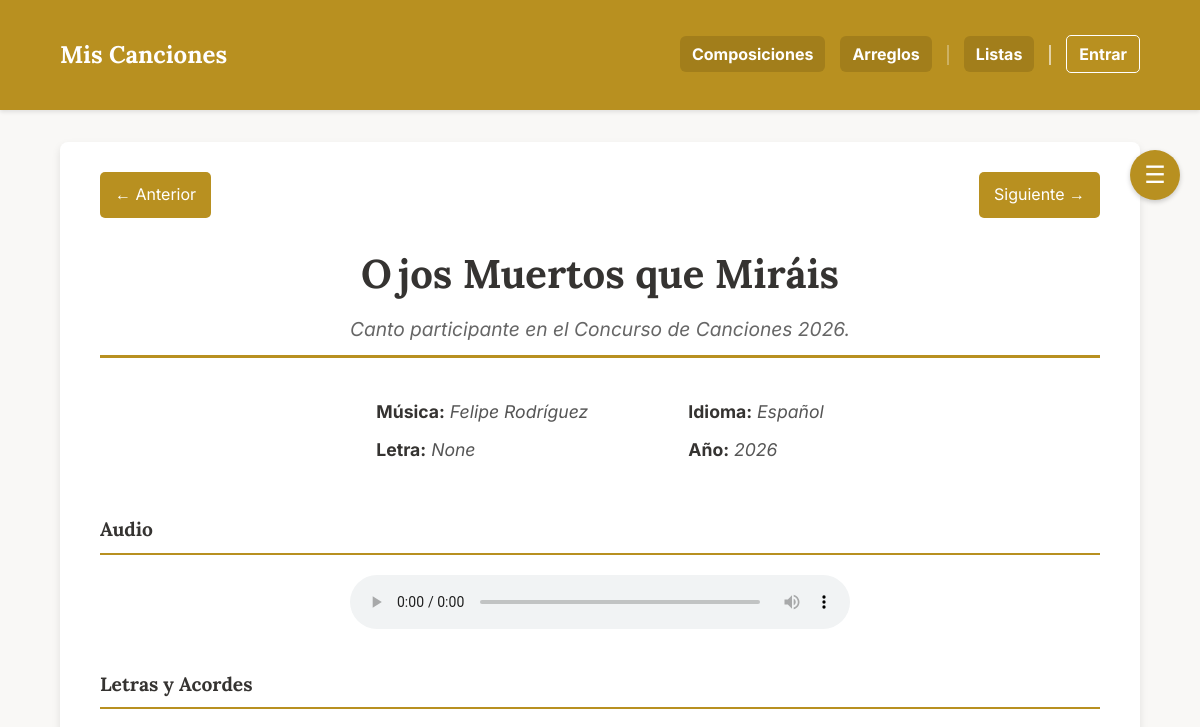
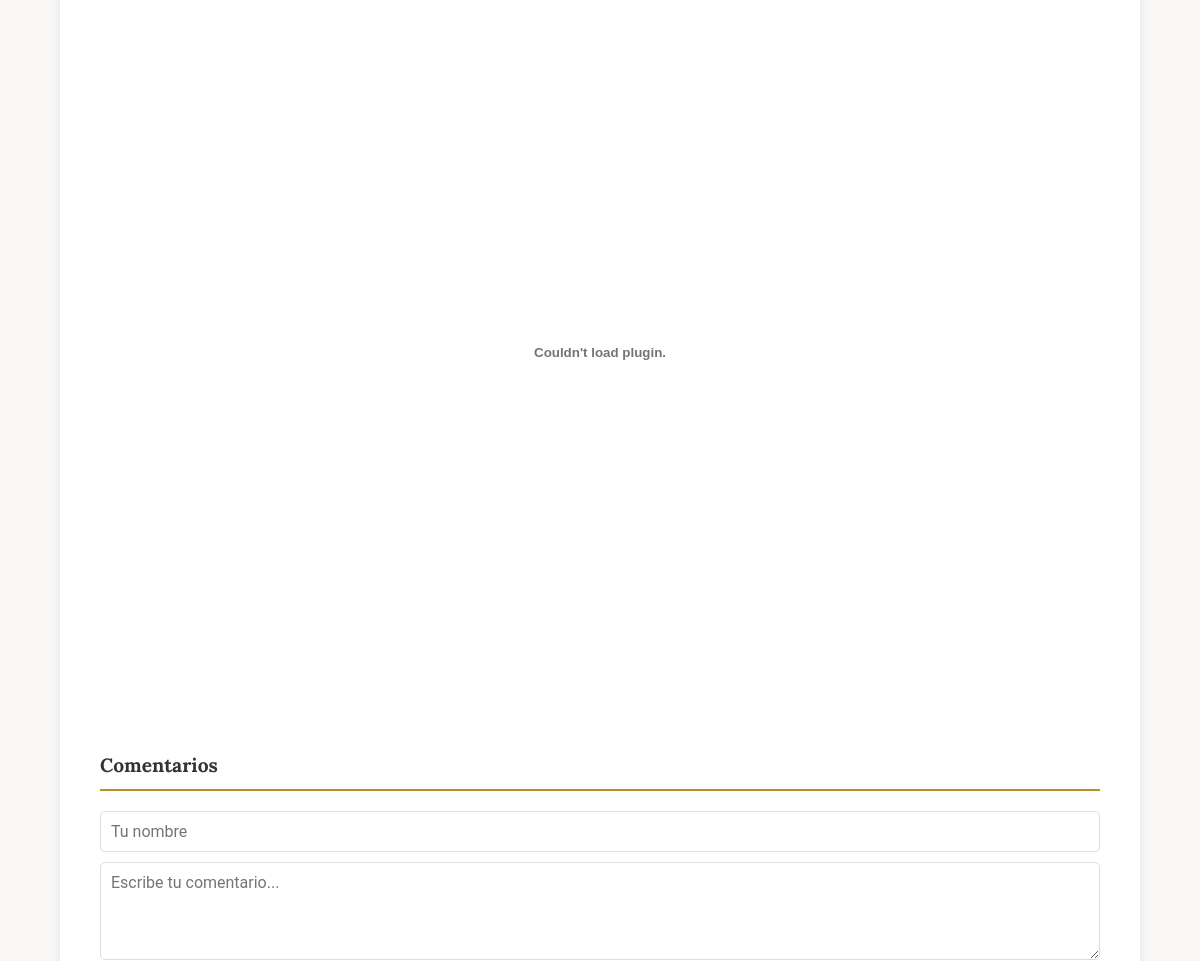
/composicion/38?context=index&tag_name=&search=&sort_by=alfabetico (upper part), run on an earlier commit of the app's database (2 pictures, top to bottom).
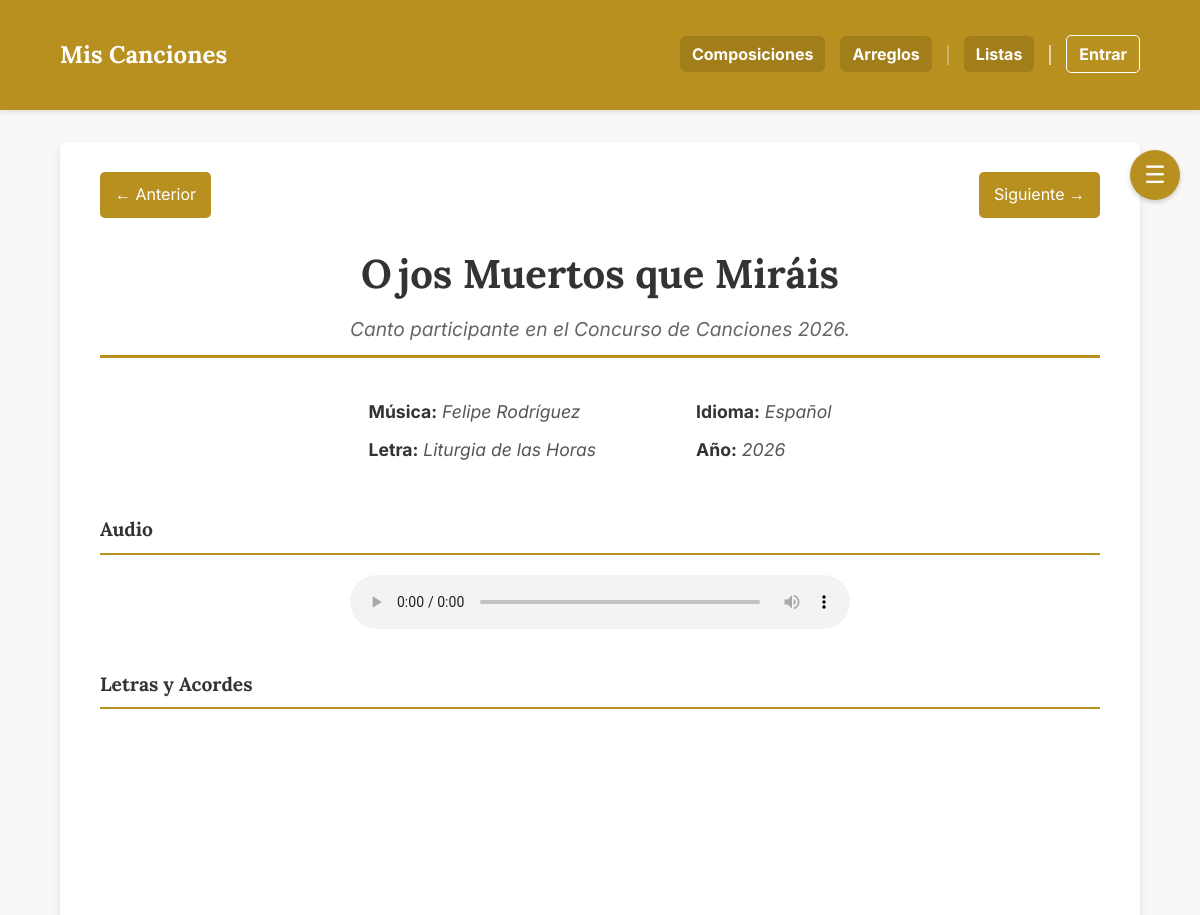
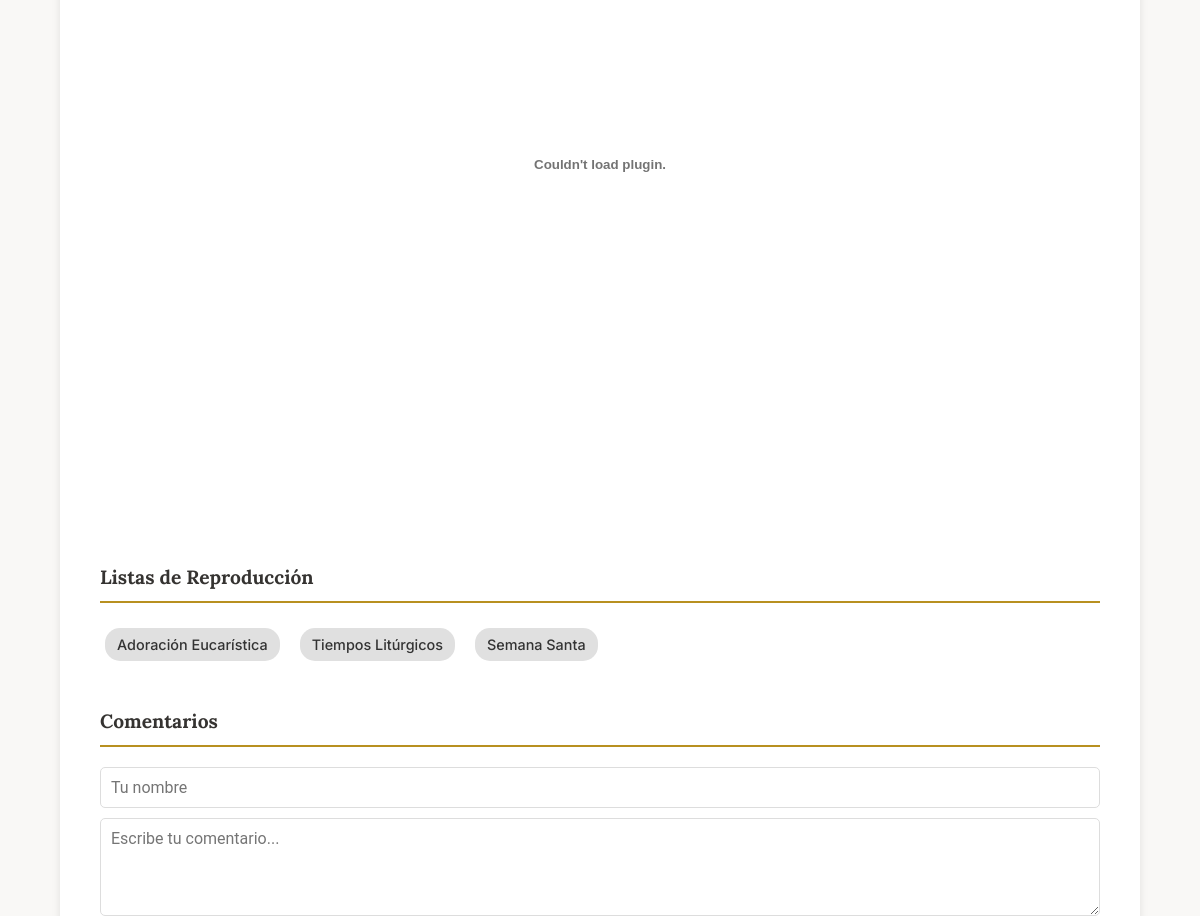
And on a later commit of the database (2 pictures, top to bottom).
### app.py (models this page shows, shortened)
class Cancion(db.Model):
    id = db.Column(db.Integer, primary_key=True)
    titulo = db.Column(db.String(150), nullable=False)
    musica = db.Column(db.String(100))
    letra = db.Column(db.String(100))
    adaptacion = db.Column(db.String(100))
    idioma = db.Column(db.String(50))
    dia = db.Column(db.Integer, nullable=True)
    mes = db.Column(db.Integer, nullable=True)
    anio = db.Column(db.Integer)
    descripcion = db.Column(db.Text)
    audio = db.Column(db.String(150))
    letras_acordes = db.Column(db.String(150)) # Antes 'partitura' (PDF)
    partitura = db.Column(db.String(150))      # Antes 'partitura_xml' (MusicXML)
    midi = db.Column(db.String(150))           # Archivo MIDI
    tags_json = db.Column(db.String(500))
    tipo = db.Column(db.String(50), nullable=False, default='local')
    categorias_json = db.Column(db.String(200))
    youtube_video_embed = db.Column(db.Text)
    youtube_audio_embed = db.Column(db.Text)
    @property
    def tags(self):
        return json.loads(self.tags_json) if self.tags_json else []

### app.py (the view)
@app.route('/composicion/<int:comp_id>')
def ver_composicion(comp_id):
    context = request.args.get('context', 'index')
    tag_name = request.args.get('tag_name')
    search_query = request.args.get('search')
    sort_by = request.args.get('sort_by', 'canonico')
    playlist = get_playlist_songs(context, tag_name, search_query, sort_by)
    playlist_ids = [song.id for song in playlist]
    try:
        current_index = playlist_ids.index(comp_id)
    except ValueError:
        current_index = -1
    prev_song_url = None
    if current_index > 0:
        prev_id = playlist_ids[current_index - 1]
        prev_song_url = url_for('ver_composicion', comp_id=prev_id, context=context, tag_name=tag_name, search=search_query, sort_by=sort_by)
    next_song_url = None
    if current_index != -1 and current_index < len(playlist_ids) - 1:
        next_id = playlist_ids[current_index + 1]
        next_song_url = url_for('ver_composicion', comp_id=next_id, context=context, tag_name=tag_name, search=search_query, sort_by=sort_by)
    playlist_title = "Catálogo Completo"
    if context == 'composiciones':
        playlist_title = "Composiciones"
    elif context == 'arreglos':
        playlist_title = "Arreglos"
    elif context == 'tag' and tag_name:
        if ':' in tag_name:
            playlist_title = tag_name.split(':', 1)[1].strip()
        else:
            playlist_title = tag_name
    playlist_url = url_for('index') # URL por defecto
    if context == 'composiciones':
        playlist_url = url_for('ver_composiciones', search=search_query, sort_by=sort_by)
    elif context == 'arreglos':
        playlist_url = url_for('ver_arreglos', search=search_query, sort_by=sort_by)
    elif context == 'tag' and tag_name:
        playlist_url = url_for('ver_tag', tag_name=tag_name, search=search_query, sort_by=sort_by)
    elif context == 'index':
         playlist_url = url_for('index', search=search_query, sort_by=sort_by)
    obra_encontrada = Cancion.query.get_or_404(comp_id)
    partitura_path = obra_encontrada.partitura
    comentarios_obra = Comentario.query.filter_by(obra_id=comp_id).order_by(Comentario.fecha_creacion.desc()).all()
    return render_template('composicion.html', obra=obra_encontrada, partitura_path=partitura_path, comentarios=comentarios_obra, prev_song_url=prev_song_url, next_song_url=next_song_url, playlist=playlist, playlist_title=playlist_title, playlist_url=playlist_url)

### app.py (called while the page is built)
def normalize_for_sorting(titulo):
    if not titulo:
        return ""
    titulo_normalizado = unidecode(titulo.lower())
    return "".join(c for c in titulo_normalizado if c.isalnum() or c.isspace()).strip()

### templates/composicion.html (shortened to what this page needs)
{% extends "base.html" %}
{% block content %}
    <button id="open-playlist-btn" class="playlist-toggle-btn">☰</button>
    <div class="detalle-obra">
        <div class="detalle-header">
            {% if prev_song_url %}
                <a href="{{ prev_song_url }}" class="btn-nav">← Anterior</a>
            {% else %}
                <span class="btn-nav-disabled">← Anterior</span>
            {% endif %}
            {% if next_song_url %}
                <a href="{{ next_song_url }}" class="btn-nav">Siguiente →</a>
            {% else %}
                <span class="btn-nav-disabled">Siguiente →</span>
            {% endif %}
        </div>
        <div class="title-container">
            <h2>{{ obra.titulo }}</h2>
            {% if obra.descripcion %}
                <p class="song-subtitle">{{ obra.descripcion }}</p>
            {% endif %}
        </div>
        <div class="metadata-grid">
            <div class="metadata-column">
                <p><span class="metadata-label">Música:</span> <span class="metadata-value">{{ obra.musica }}</span></p>
                <p><span class="metadata-label">Letra:</span> <span class="metadata-value">{{ obra.letra }}</span></p>
            </div>
            <div class="metadata-column">
                <p><span class="metadata-label">Idioma:</span> <span class="metadata-value">{{ obra.idioma }}</span></p>
                <p><span class="metadata-label">Año:</span> <span class="metadata-value">{{ obra.anio }}</span></p>
            </div>
        </div>
        {% if obra.tipo == 'local' %}
            <h4>Audio</h4>
            <audio controls class="reproductor">
                <source src="{{ url_for('static', filename=obra.audio) }}" type="audio/mpeg">
            </audio>
            {% if obra.letras_acordes %}
                <h4>Letras y Acordes</h4>
                <embed src="{{ url_for('static', filename=obra.letras_acordes) }}" type="application/pdf" width="100%" height="700px" />
            {% endif %}
        {% endif %}
        {% if obra.tags %}
            <h4>Listas de Reproducción</h4>
            <div class="tags-container">
                {% for tag in obra.tags %}
                    {% set parts = tag.split(':', 1) %}
                    {% if parts|length > 1 %}
                        {% set categoria = parts[0] | trim %}
                        {% set sub_etiqueta = parts[1] | trim %}
                        <a href="{{ url_for('ver_tag', tag_name=categoria) }}" class="tag-link tag-link-todas">{{ categoria }}</a>
                        <a href="{{ url_for('ver_tag', tag_name=tag) }}" class="tag-link">{{ sub_etiqueta }}</a>
                    {% else %}
                        <a href="{{ url_for('ver_tag', tag_name=tag) }}" class="tag-link">{{ tag }}</a>
                    {% endif %}
                {% endfor %}
            </div>
        {% endif %}
        <div class="comentarios-seccion">
            <h4>Comentarios</h4>
            <form action="{{ url_for('add_comment', comp_id=obra.id) }}" method="post" class="comentario-form">
                <input type="text" name="autor" placeholder="Tu nombre" required>
                <textarea name="contenido" rows="4" placeholder="Escribe tu comentario..." required></textarea>
            </form>
        </div>
    </div>
{% endblock %}

### templates/base.html (shortened to what this page needs)
<!DOCTYPE html>
<html lang="es">
<head>
    <link rel="stylesheet" href="{{ url_for('static', filename='style.css') }}">
</head>
<body>
    <header>
        <nav class="container">
            <a href="{{ url_for('index') }}" class="brand-logo">Mis Canciones</a>
            <ul>
                <li><a href="{{ url_for('ver_composiciones') }}">Composiciones</a></li>
                <li><a href="{{ url_for('ver_arreglos') }}">Arreglos</a></li>
                <li class="nav-separator"></li>
                <li><a href="{{ url_for('ver_listas') }}">Listas</a></li>
                <li class="nav-separator nav-separator-thick"></li>
                {% if session.logged_in %}
                    <li><a href="{{ url_for('logout') }}" class="login-link">Salir</a></li>
                {% else %}
                    <li><a href="{{ url_for('login') }}" class="login-link">Entrar</a></li>
                {% endif %}
            </ul>
        </nav>
    </header>
    <main class="container">
        {% block content %}{% endblock %}
    </main>
</body>
</html>

### static/style.css (style rules this page uses)
:root { --color-principal: #b89020; --color-fondo: #f9f8f6; --color-boton-nav: #a27e1b; --color-texto: #353331; --color-acento: #dcb33f; --color-blanco: #ffffff; }
body { font-family: 'Inter', sans-serif; background-color: var(--color-fondo); color: var(--color-texto); margin: 0; line-height: 1.6; }
h1, h2, h3, h4, h5, h6, .brand-logo { font-family: 'Lora', serif; font-weight: 700; }
.container { max-width: 100%; margin: 20px auto; padding: 0 5%; }
header { background-color: var(--color-principal); color: var(--color-blanco); padding: 1rem 0; margin-bottom: 2rem; box-shadow: 0 2px 4px rgba(0,0,0,0.1); }
nav { display: flex; justify-content: space-between; align-items: center; }
.brand-logo { font-size: 1.5em; font-weight: bold; color: var(--color-blanco); text-decoration: none; }
nav ul { list-style: none; margin: 0; padding: 0; display: flex; align-items: center; gap: 15px; }
nav ul li { margin-left: 0; }
nav ul li a { color: var(--color-blanco); text-decoration: none; font-weight: bold; transition: all 0.2s; padding: 8px 12px; border-radius: 6px; background-color: var(--color-boton-nav); }
.nav-separator { border-left: 2px solid rgba(255, 255, 255, 0.3); height: 20px; margin: 0; }
.nav-separator-thick { border-left-color: rgba(255, 255, 255, 0.6); }
.detalle-obra { background-color: var(--color-blanco); padding: 30px 40px; border-radius: 8px; box-shadow: 0 4px 8px rgba(0,0,0,0.1); max-width: 100%; margin: 0 auto; }
.detalle-header { display: flex; justify-content: space-between; align-items: center; margin-bottom: 1.5rem; }
.title-container { text-align: center; margin-bottom: 2.5rem; padding-bottom: 10px; border-bottom: 3px solid var(--color-principal); }
.detalle-obra h2 { font-size: 2.5em; margin-top: 0; margin-bottom: 0.5rem; }
.song-subtitle { font-style: italic; color: #666; font-size: 1.2em; margin: 0; }
.metadata-grid { display: flex; justify-content: center; gap: 100px; margin: 0 auto 2.5rem auto; font-size: 1.1em; }
.metadata-column p { margin: 0 0 10px 0; }
.metadata-label { font-weight: bold; color: var(--color-texto); }
.metadata-value { color: #555; font-style: italic; }
.detalle-obra h4 { font-size: 1.2em; border-bottom: 2px solid var(--color-principal); padding-bottom: 8px; margin-top: 40px; margin-bottom: 20px; }
.tags-container { text-align: left; padding: 0; margin: 0 0 20px 0; border: none; display: flex; flex-wrap: wrap; gap: 10px; align-items: center; }
.reproductor { width: 100%; max-width: 500px; margin: 20px auto; display: block; }
.tag-link { display: inline-block; background-color: #e0e0e0; color: #333; padding: 5px 12px; margin: 5px; border-radius: 15px; text-decoration: none; font-size: 0.9em; transition: background-color 0.2s, color 0.2s; }
.tag-link { font-weight: 500; }
.btn-nav { display: inline-block; text-decoration: none; background-color: var(--color-principal); color: white; padding: 10px 15px; border-radius: 5px; transition: background-color 0.2s; }
.comentarios-seccion { margin-top: 30px; }
.comentario-form { display: flex; flex-direction: column; gap: 10px; margin-bottom: 30px; }
.comentario-form input, .comentario-form textarea { padding: 10px; border: 1px solid #ddd; border-radius: 5px; font-family: 'Roboto', sans-serif; font-size: 1em; }
.login-link { background-color: rgba(0,0,0,0.1); border-radius: 5px; }
.login-link { background-color: transparent; border: 1px solid var(--color-blanco); border-radius: 5px; }
.playlist-toggle-btn { position: fixed; top: 150px; right: 20px; font-size: 24px; background-color: var(--color-principal); color: white; border: none; border-radius: 50%; width: 50px; height: 50px; cursor: pointer; z-index: 1001; box-shadow: 0 2px 5px rgba(0,0,0,0.2); transition: top 0.3s ease-in-out; }

What changed in the data, as far as the page shows it:
changed Cancion "Ojos Muertos que Miráis": letra "None" → "Liturgia de las Horas"
Also different on the page:
text now shown: "Listas de Reproducción"
new list line: "Adoración Eucarística"
new list line: "Tiempos Litúrgicos Semana Santa"
